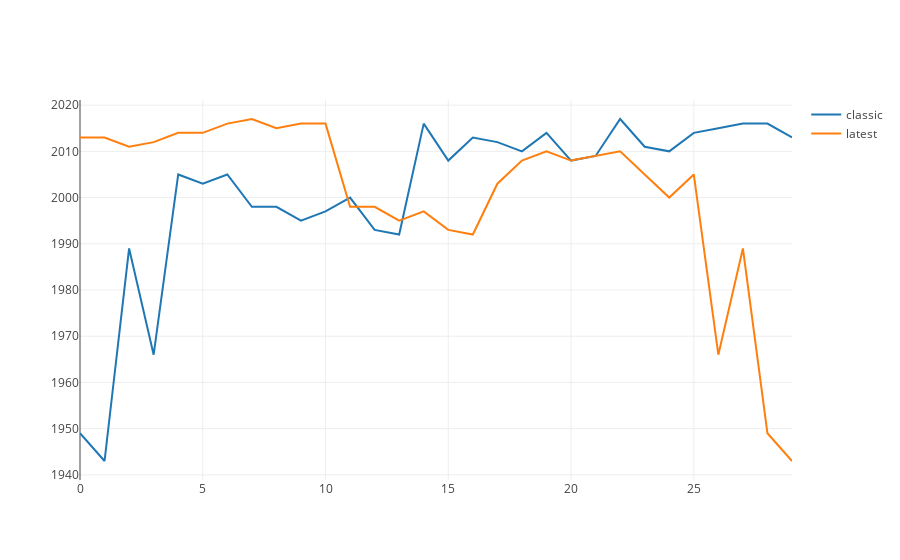

This figure's notebook cell:
### Markdown cell above
### Query Time
If we search for `batman`, how do the results compare?  Since the `classic` model prefered old movies it has old movies in the top position, and the opposite is true for the `latest` model.  To continue learning LTR, brainstorm more features and generate some real judgments for real queries.

### Code cell
from ltr import plot
plot.run()

### Figure 1 — Plotly figure (JSON) as saved in the notebook; plotly's stock layout.template omitted (floating-point values rounded to 4 significant figures)
{"data": [{"mode": "lines", "name": "classic", "type": "scatter", "uid": "2dbefd85-ffda-4533-b07a-8cc45bfd369f", "x": [0, 1, 2, 3, 4, 5, 6, 7, 8, 9, 10, 11, 12, 13, 14, 15, 16, 17, 18, 19, 20, 21, 22, 23, 24, 25, 26, 27, 28, 29], "y": [1949, 1943, 1989, 1966, 2005, 2003, 2005, 1998, 1998, 1995, 1997, 2000, 1993, 1992, 2016, 2008, 2013, 2012, 2010, 2014, 2008, 2009, 2017, 2011, 2010, 2014, 2015, 2016, 2016, 2013]}, {"mode": "lines", "name": "latest", "type": "scatter", "uid": "075704a9-4465-4d64-ac4c-67356b8f0c81", "x": [0, 1, 2, 3, 4, 5, 6, 7, 8, 9, 10, 11, 12, 13, 14, 15, 16, 17, 18, 19, 20, 21, 22, 23, 24, 25, 26, 27, 28, 29], "y": [2013, 2013, 2011, 2012, 2014, 2014, 2016, 2017, 2015, 2016, 2016, 1998, 1998, 1995, 1997, 1993, 1992, 2003, 2008, 2010, 2008, 2009, 2010, 2005, 2000, 2005, 1966, 1989, 1949, 1943]}], "layout": {}}
